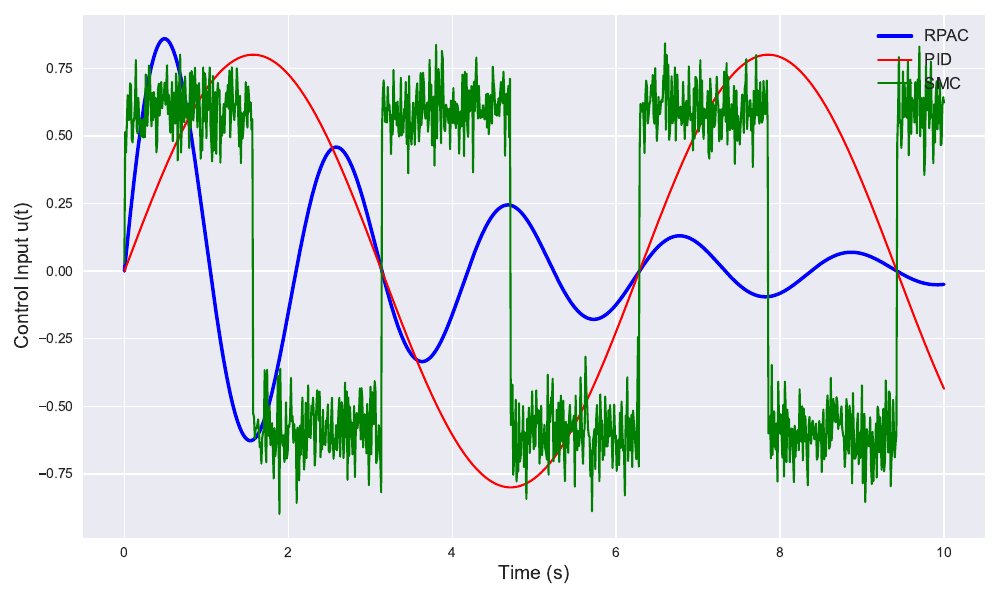

The Python source for this figure:
# Regenerating Fig. 6: Control input comparison with camera-ready quality

import numpy as np
import matplotlib.pyplot as plt
import os

# Ensure output directory exists
output_dir = "/"
os.makedirs(output_dir, exist_ok=True)

# Time vector
t = np.linspace(0, 10, 1000)

# Simulated control inputs
u_pid = 0.8 * np.sin(t)
u_smc = 0.6 * np.sign(np.sin(2 * t)) + 0.1 * np.random.randn(len(t))
u_rpac = 1.0 * np.exp(-0.3 * t) * np.sin(3 * t)

# Plotting
plt.style.use('seaborn-v0_8')
fig, ax = plt.subplots(figsize=(10, 6))

ax.plot(t, u_rpac, label='RPAC', color='blue', linewidth=2.5)
ax.plot(t, u_pid, label='PID', color='red', linewidth=1.5)
ax.plot(t, u_smc, label='SMC', color='green', linewidth=1.5)

ax.set_xlabel('Time (s)', fontsize=14)
ax.set_ylabel('Control Input u(t)', fontsize=14)
ax.grid(True)
ax.legend(fontsize=12, loc='upper right')

plt.tight_layout()
fig_path = os.path.join("Fig6_ControlInput.pdf")
fig.savefig(fig_path, format='pdf')

print("Fig. 6 saved as:", fig_path)
